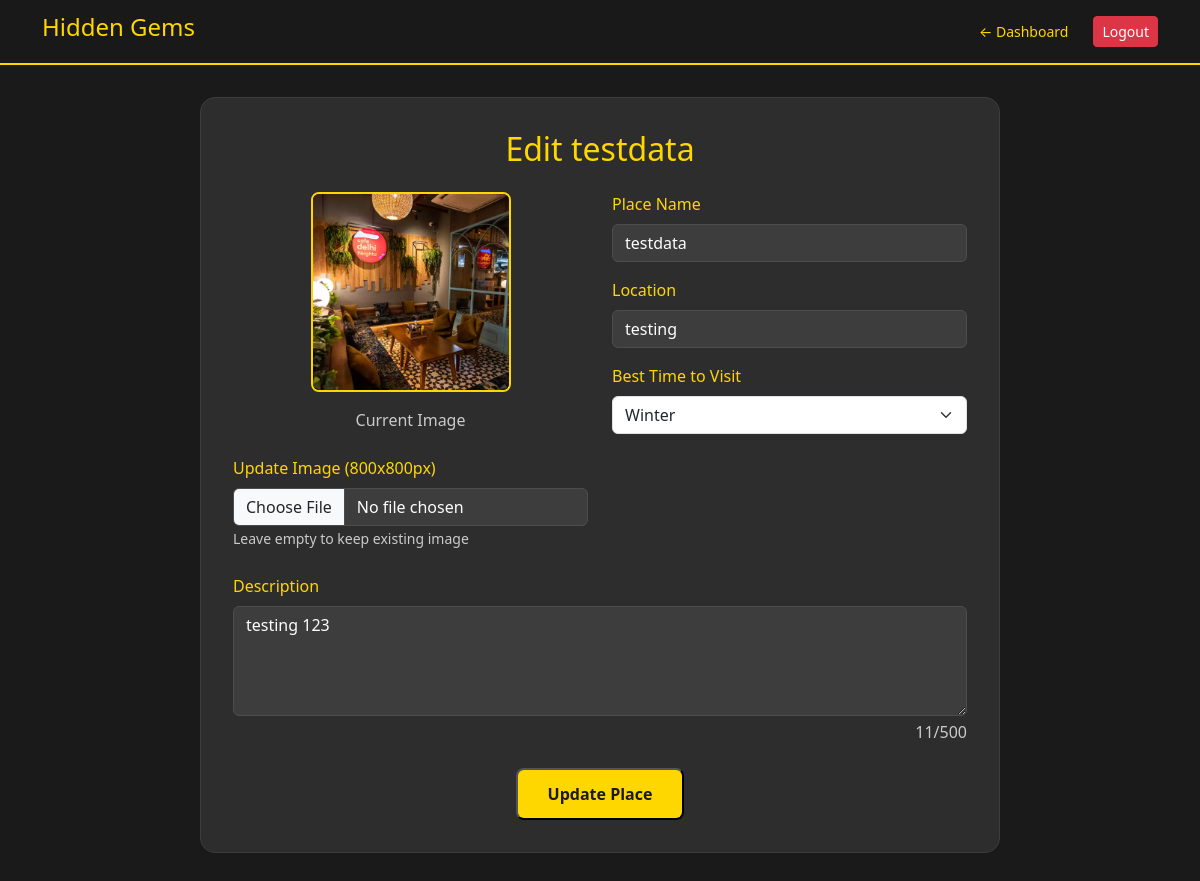
Screenshot of /edit_place/5 (signed in) with the database file from the repository.
### app.py (models this page shows)
class Place(db.Model):
    id = db.Column(db.Integer, primary_key=True)
    name = db.Column(db.String(100), nullable=False)
    location = db.Column(db.String(100), nullable=False)
    description = db.Column(db.Text, nullable=False)
    image = db.Column(db.String(100), nullable=False)
    best_time = db.Column(db.String(50))
    timestamp = db.Column(db.DateTime, default=datetime.utcnow)
    user_id = db.Column(db.Integer, db.ForeignKey('user.id'), nullable=False)

### app.py (the view, shortened to what this page needs)
@app.route('/edit_place/<int:place_id>', methods=['GET', 'POST'])
def edit_place(place_id):
    if not session.get('logged_in'):
        return redirect(url_for('login'))
    place = Place.query.get_or_404(place_id)
    if not (session['is_admin'] or place.user_id == session['user_id']):
        flash('You cannot edit this place', 'danger')
        return redirect(url_for('dashboard'))
    return render_template("edit_place.html", place=place)

### app.py (called while the page is built)
@app.before_request
def check_admin_access():
    if request.path.startswith('/admin') and not request.endpoint == 'admin_login':
        if not session.get('is_admin'):
            flash("Admin access required", "danger")
            return redirect(url_for('login'))

### templates/edit_place.html (shortened to what this page needs)
<!DOCTYPE html>
<html lang="en">
<head>
    <link href="https://cdn.jsdelivr.net/npm/bootstrap@5.3.0/dist/css/bootstrap.min.css" rel="stylesheet">
    <link rel="stylesheet" href="{{ url_for('static', filename='style.css') }}">
</head>
<body>
    <nav class="navbar navbar-expand-lg">
        <div class="container">
            <a class="navbar-brand" href="{{ url_for('dashboard') }}">
                <h4 style="color: var(--accent-yellow);">Hidden Gems</h4>
            </a>
            <div class="d-flex gap-3">
                <a href="{{ url_for('dashboard') }}" class="btn btn-sm" style="color: var(--accent-yellow);">← Dashboard</a>
                <a href="{{ url_for('logout') }}" class="btn btn-sm btn-danger">Logout</a>
            </div>
        </div>
    </nav>
    <div class="container">
        <div class="form-container">
            <h2 class="text-center mb-4" style="color: var(--accent-yellow);">Edit {{ place.name }}</h2>
            <form method="POST" enctype="multipart/form-data">
                <div class="row g-4">
                    <div class="col-md-6">
                        <div class="mb-4 text-center">
                            <img src="{{ url_for('static', filename='uploads/' + place.image) }}"
                                 class="existing-image mb-3"
                                 alt="Current Image">
                            <p class="text-muted mb-0">Current Image</p>
                        </div>
                        <div class="mb-4">
                            <label for="image" class="form-label">Update Image (800x800px)</label>
                            <input type="file"
                                   class="form-control"
                                   id="image"
                                   name="image"
                                   accept="image/*"
                                   onchange="previewImage(event)">
                            <small class="text-muted">Leave empty to keep existing image</small>
                        </div>
                    </div>
                    <div class="col-md-6">
                        <div class="mb-3">
                            <label for="name" class="form-label">Place Name</label>
                            <input type="text"
                                   class="form-control"
                                   id="name"
                                   name="name"
                                   value="{{ place.name }}"
                                   required>
                        </div>
                        <div class="mb-3">
                            <label for="location" class="form-label">Location</label>
                            <input type="text"
                                   class="form-control"
                                   id="location"
                                   name="location"
                                   value="{{ place.location }}"
                                   required>
                        </div>
                        <div class="mb-3">
                            <label for="best_time" class="form-label">Best Time to Visit</label>
                            <select class="form-select" id="best_time" name="best_time" required>
                                {% for time in ['Winter', 'Spring', 'Summer', 'Autumn', 'All Year'] %}
                                <option value="{{ time }}" {% if time == place.best_time %}selected{% endif %}>
                                    {{ time }}
                                </option>
                                {% endfor %}
                            </select>
                        </div>
                    </div>
                </div>
                <div class="mb-4">
                    <label for="description" class="form-label">Description</label>
                    <textarea class="form-control"
                              id="description"
                              name="description"
                              rows="4"
                              maxlength="500"
                              required>{{ place.description }}</textarea>
                    <div class="text-end text-muted mt-1">
                        <span id="charCount">{{ place.description|length }}</span>/500
                    </div>
                </div>
                <div class="text-center">
                    <button type="submit" class="update-btn">Update Place</button>
                </div>
            </form>
        </div>
    </div>
</body>
</html>

### static/style.css (style rules this page uses)
:root { --dark-bg: #1a1a1a; --accent-yellow: #FFD700; --warm-white: #fdfdfd; }
body { background-color: var(--dark-bg); color: var(--warm-white); overflow-x: hidden; }
.navbar { background: rgba(26, 26, 26, 0.95) !important; border-bottom: 2px solid var(--accent-yellow); }
.form-control { background: #3d3d3d; border: 1px solid #4d4d4d; color: white; }
body { background-color: #000 important!; }
.form-container { max-width: 800px; margin: 2rem auto; padding: 2rem; background: #2d2d2d; border-radius: 15px; border: 1px solid #3d3d3d; }
.form-label { color: var(--accent-yellow); }
.form-control { background: #3d3d3d; border: 1px solid #4d4d4d; color: var(--warm-white); transition: all 0.3s; }
.existing-image { width: 200px; height: 200px; object-fit: cover; border-radius: 8px; border: 2px solid var(--accent-yellow); }
.update-btn { background: var(--accent-yellow); color: var(--dark-bg); font-weight: 600; padding: 12px 30px; border-radius: 8px; transition: all 0.3s; }
.form-control { background: #3d3d3d; border: 1px solid #4d4d4d; color: var(--warm-white); }
.text-muted { --bs-text-opacity: 1; color: rgba(255, 255, 255, 0.75) !important; }

### rows the page displays
Place: name "testdata", image (picture), location "testing", best_time "Winter", description "testing 123"

### other values shown
{{ place.description|length }} "11"
